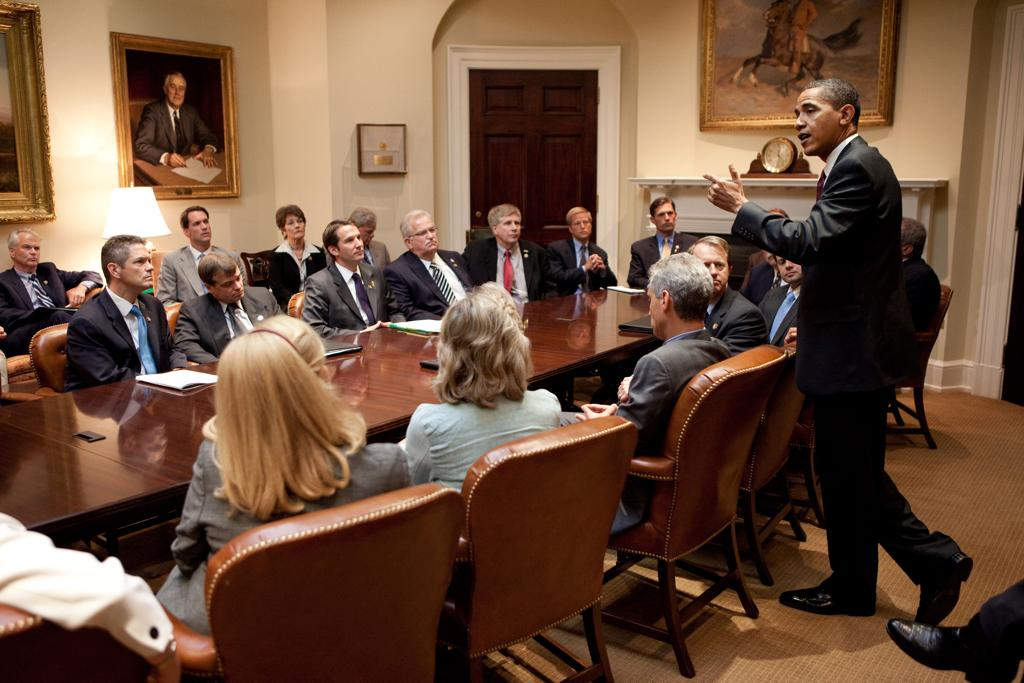
#> input picture Face training/Dataset/11_Meeting_Meeting_11_Meeting_Meeting_11_176.jpg, 1024 x 683 px; its folder holds only this picture in this run
$ python -i facemodel2.py   (imports and definitions only)
#> lines starting #> are read from the running program, lines starting #| are printed output that depends on the picture
# ======================================================
# AI-Based Image Privacy Filter
# Model 1: Face Detection using YOLOv8n
# Dataset: WIDER FACE (Train/Val)
# Python 3.12 Compatible | CPU Safe
# ======================================================

import os
import cv2
import numpy as np
from ultralytics import YOLO
import matplotlib.pyplot as plt

# ----------------------------
# PATH CONFIGURATION
# ----------------------------
TRAIN_DIR = r"C:\Users\jorda\Downloads\COT\face_train"
VAL_DIR = r"C:\Users\jorda\Downloads\COT\face_val"
PRETRAINED_FACE_MODEL = r"C:\Users\jorda\Downloads\COT\yolov8n-face.pt"
BASE_MODEL = "yolov8n.pt"  # YOLOv8n base model for training
DATA_YAML_PATH = "face_dataset.yaml"

# ----------------------------
# AUTO DATASET YAML CREATION
# ----------------------------
# [9 lines not run here, left out]

# =====================================================
# UNIQUE PREPROCESSING METHOD
# =====================================================
def enhance_image(image_path):
    """
    Unique preprocessing:
    1. CLAHE for contrast enhancement
    2. Gamma correction for lighting balance
    3. Resize to 640x640
    4. Light Gaussian noise addition
    """
    image = cv2.imread(image_path)
#> image is the input picture: shape (683, 1024, 3); mean B, G, R 60.9, 79.6, 108.8
    if image is None:
        return None

    lab = cv2.cvtColor(image, cv2.COLOR_BGR2LAB)
#> lab: shape (683, 1024, 3); mean of channels 0, 1, 2 90.3, 138.1, 143.3
    l, a, b = cv2.split(lab)
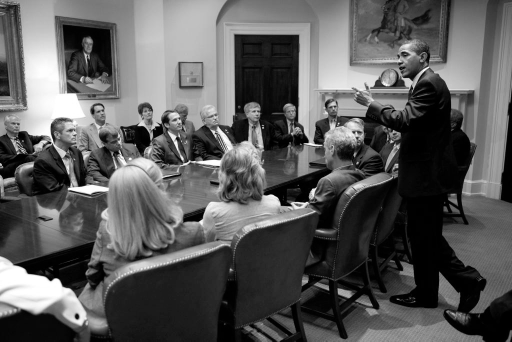
#> l: shape (683, 1024) (shown at 1/2 size); min 0, max 255, mean 90.3
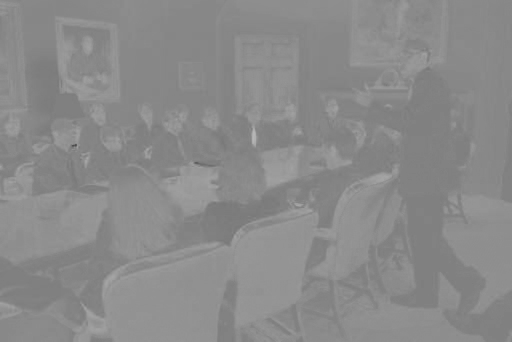
#> a: shape (683, 1024) (shown at 1/2 size); min 71, max 184, mean 138.1
    clahe = cv2.createCLAHE(clipLimit=3.0, tileGridSize=(8, 8))
    cl = clahe.apply(l)
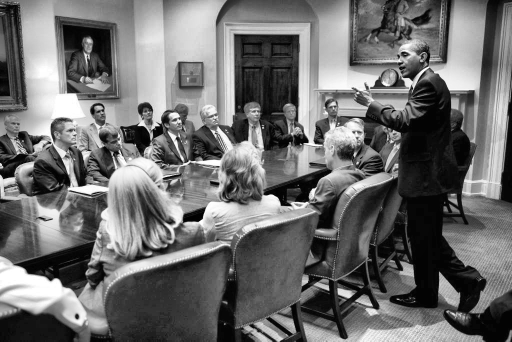
#> cl: shape (683, 1024) (shown at 1/2 size); min 0, max 255, mean 109.2
    merged = cv2.merge((cl, a, b))
#> merged: shape (683, 1024, 3); mean of channels 0, 1, 2 109.2, 138.1, 143.3
    enhanced = cv2.cvtColor(merged, cv2.COLOR_LAB2BGR)
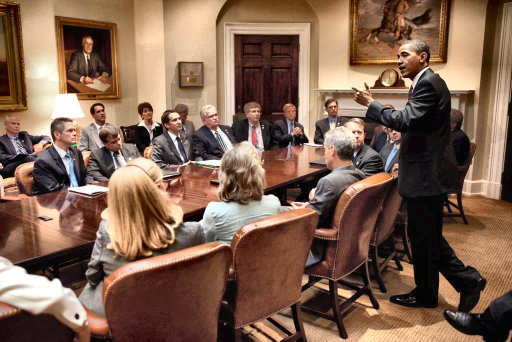
#> enhanced: shape (683, 1024, 3) (shown at 1/2 size); mean B, G, R 79.4, 98.1, 128.2

    gamma = 1.2
    look_up = np.array([((i / 255.0) ** (1.0 / gamma)) * 255
                        for i in np.arange(0, 256)]).astype("uint8")
    enhanced = cv2.LUT(enhanced, look_up)

    enhanced = cv2.resize(enhanced, (640, 640))
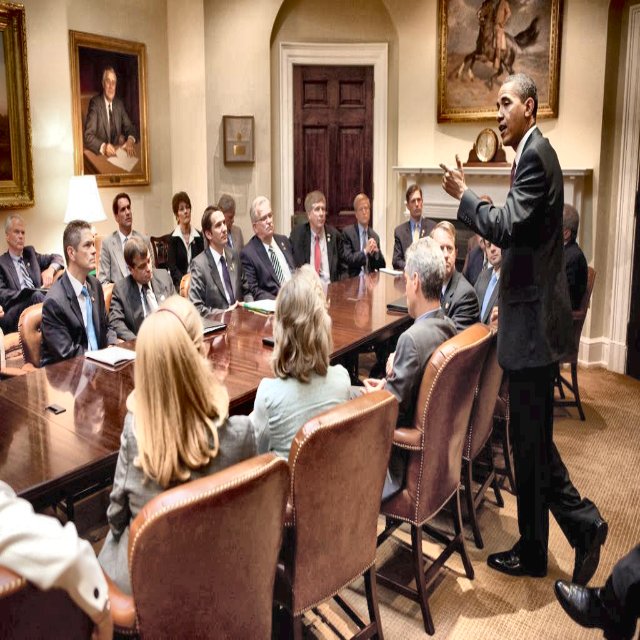
#> enhanced: shape (640, 640, 3); mean B, G, R 91.3, 109.8, 138.9

    noise = np.random.normal(0, 3, enhanced.shape).astype(np.uint8)
    final_img = cv2.addWeighted(enhanced, 0.98, noise, 0.02, 0)
    return final_img

# =====================================================
# AUTO LABEL GENERATOR (using pretrained YOLOv8n-face)
# =====================================================
# [91 lines left out: functions generate_labels_if_missing, preprocess_sample_images, train_model, not called in this run]

# =====================================================
# MAIN
# =====================================================
# [2 lines not run here, left out]

>>> result = enhance_image('Dataset/11_Meeting_Meeting_11_Meeting_Meeting_11_176.jpg')

$ run again, on Face training/Dataset/11_Meeting_Meeting_11_Meeting_Meeting_11_26.jpg
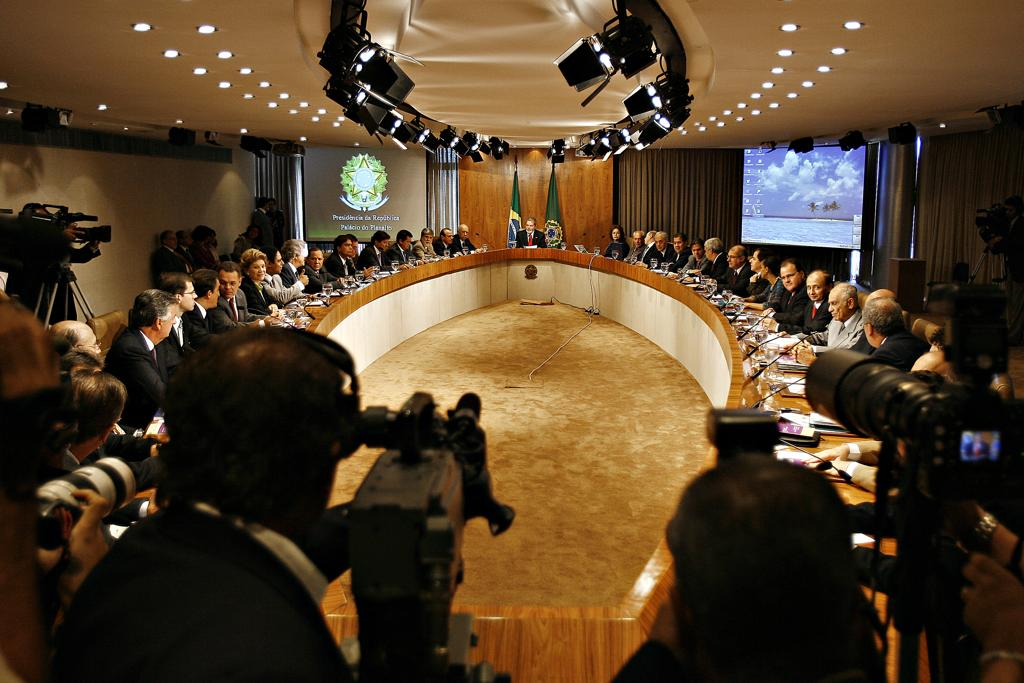
#> input picture Face training/Dataset/11_Meeting_Meeting_11_Meeting_Meeting_11_26.jpg, 1024 x 683 px
#> in enhance_image, image is the input picture: shape (683, 1024, 3); mean B, G, R 41, 64.2, 84.1
#> lab: shape (683, 1024, 3); mean of channels 0, 1, 2 71.1, 133.7, 143.9
#> in enhance_image, `cl = clahe.apply(l)`:
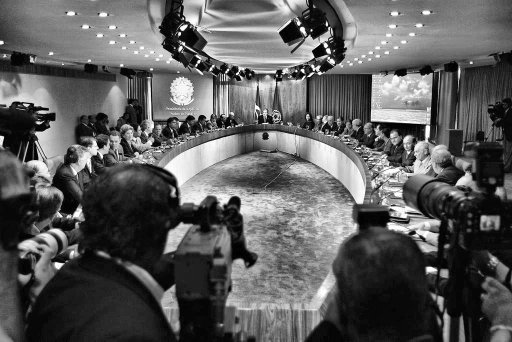
#> cl: shape (683, 1024) (shown at 1/2 size); min 1, max 255, mean 91.9
#> merged: shape (683, 1024, 3); mean of channels 0, 1, 2 91.9, 133.7, 143.9
#> in enhance_image, `enhanced = cv2.resize(enhanced, (640, 640))`:
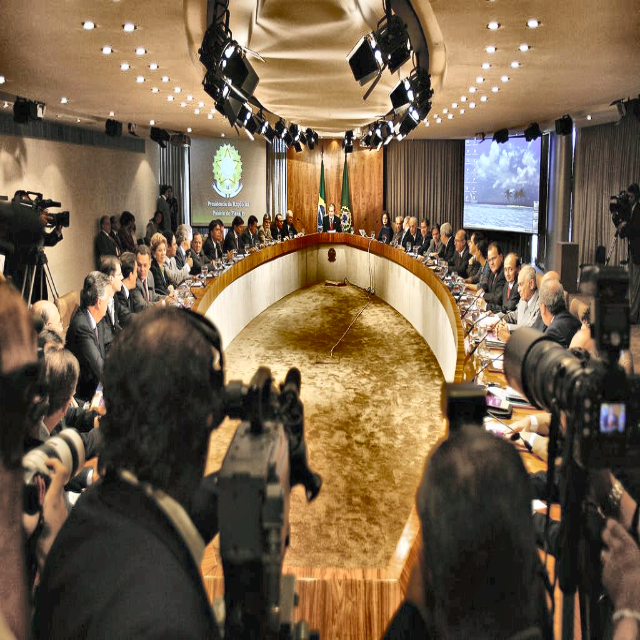
#> enhanced: shape (640, 640, 3); mean B, G, R 73, 96.5, 116

$ run again, on Face training/Dataset/12_Group_Group_12_Group_Group_12_268.jpg
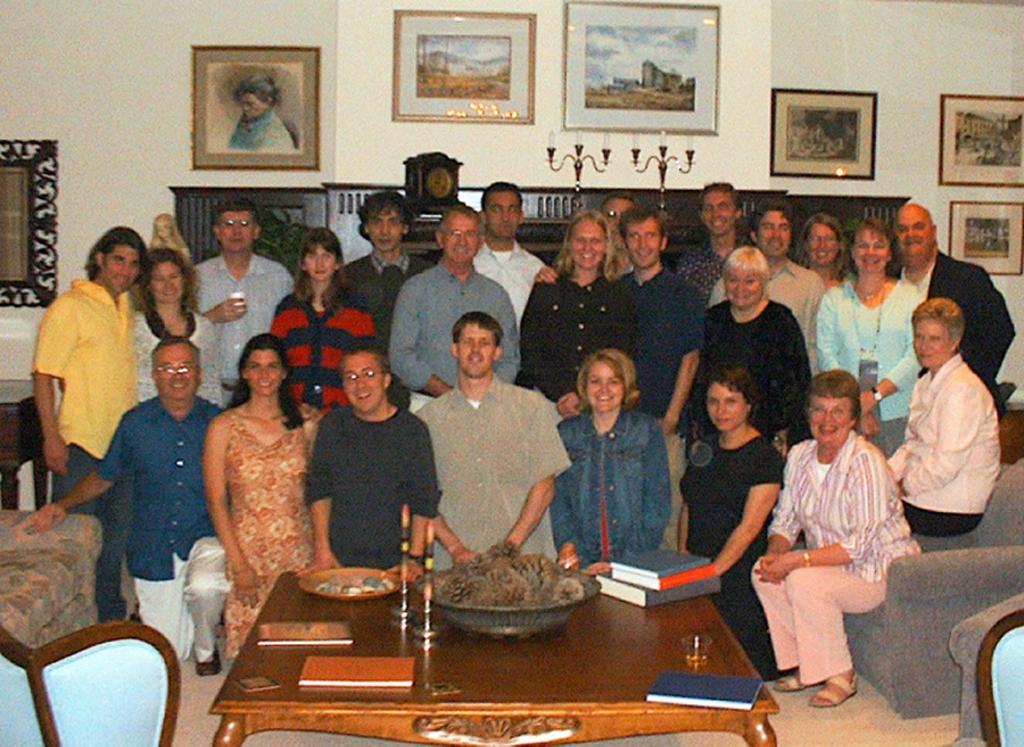
#> input picture Face training/Dataset/12_Group_Group_12_Group_Group_12_268.jpg, 1024 x 747 px
#> in enhance_image, image is the input picture: shape (747, 1024, 3); mean B, G, R 99, 117.8, 139.5
#> lab: shape (747, 1024, 3); mean of channels 0, 1, 2 128.3, 134.5, 141.8
#> in enhance_image, `cl = clahe.apply(l)`:
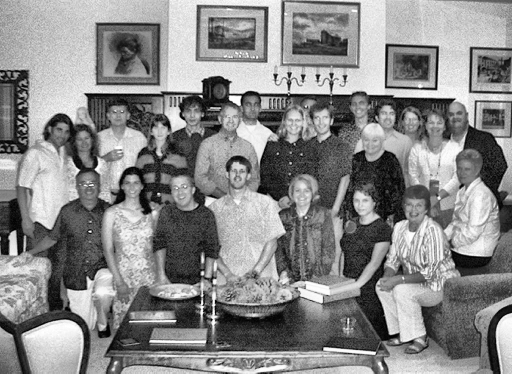
#> cl: shape (747, 1024) (shown at 1/2 size); min 0, max 255, mean 135.9
#> merged: shape (747, 1024, 3); mean of channels 0, 1, 2 135.9, 134.5, 141.8
#> in enhance_image, `enhanced = cv2.resize(enhanced, (640, 640))`:
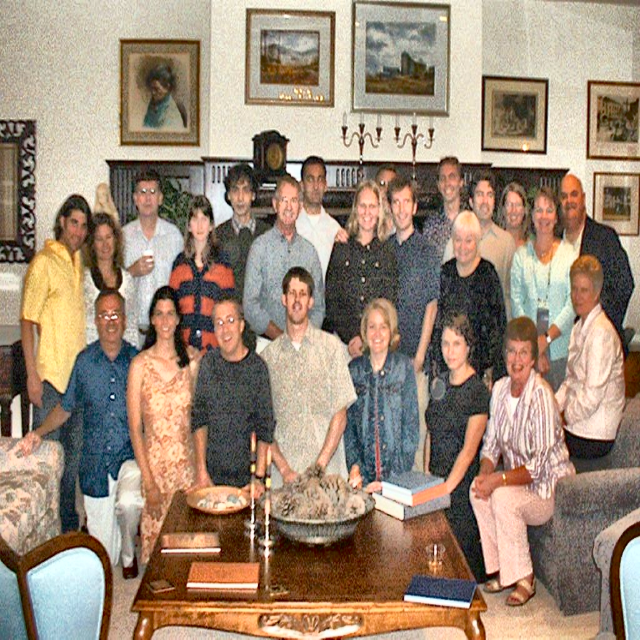
#> enhanced: shape (640, 640, 3); mean B, G, R 119, 137.5, 157.3
